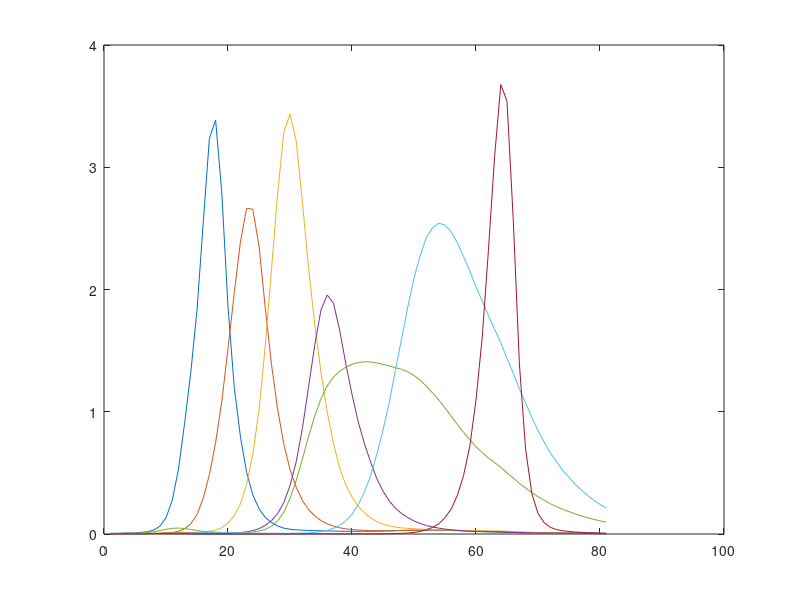

This chart was generated by the following MATLAB code:
wavelength = csvread('lambda.csv');
l1 = csvread('l1_spect_ledmotive.csv');
l2 = csvread('l2_spect_ledmotive.csv');
l3 = csvread('l3_spect_ledmotive.csv');
l4 = csvread('l4_spect_ledmotive.csv');
l5 = csvread('l5_spect_ledmotive.csv');
l6 = csvread('l6_spect_ledmotive.csv');
l7 = csvread('l7_spect_ledmotive.csv');

spects = [wavelength', l1, l2, l3, l4, l5, l6, l7];

plot(spects(:,2)); hold on;
plot(spects(:,3))
plot(spects(:,4))
plot(spects(:,5))
plot(spects(:,6))
plot(spects(:,7))
plot(spects(:,8))